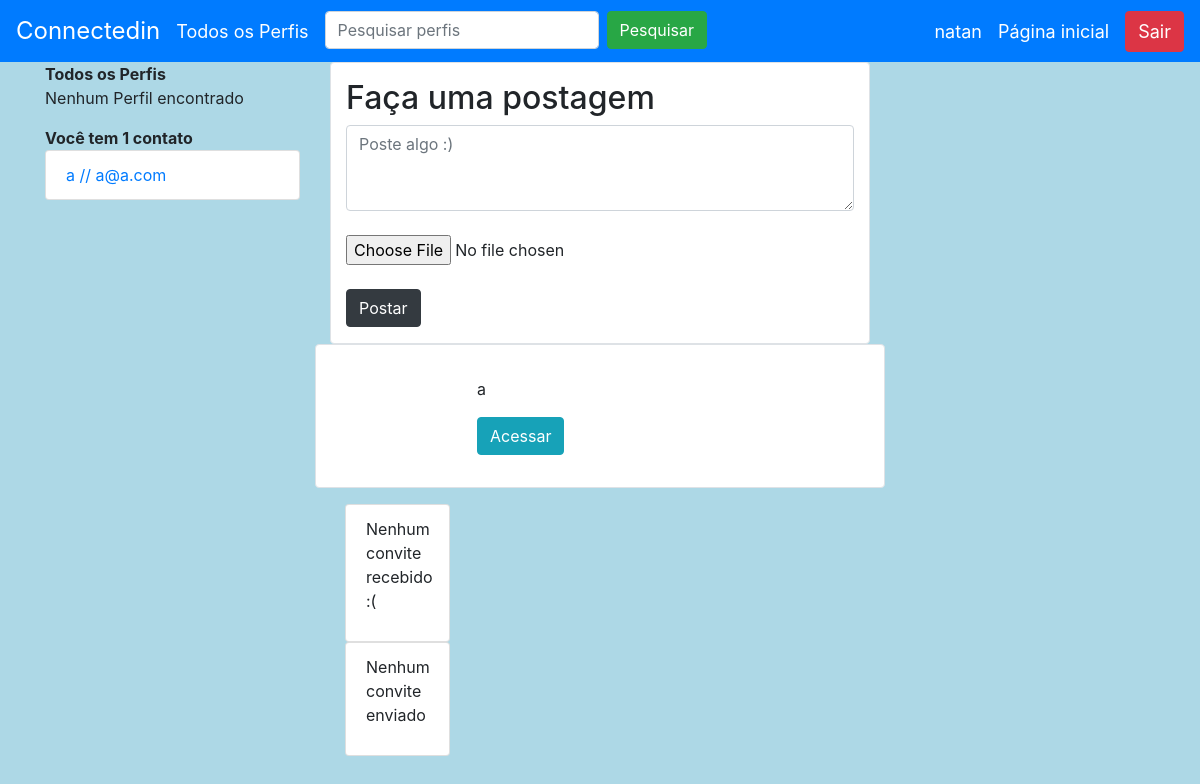
The app's page /buscar/ (signed in) with its own data.
### perfis/models.py (models this page shows, shortened)
class Perfil(models.Model):
    nome = models.CharField(max_length=255, null=False)
    telefone = models.CharField(max_length=15, null=False)
    nome_empresa = models.CharField(max_length=255, null=False)
    contatos = models.ManyToManyField('self')
    imagem_perfil = models.ImageField(null=True, blank=True, upload_to='uploads/fotoperfil/')
    usuario_id = models.OneToOneField(User, related_name='perfil',
                                   on_delete=models.CASCADE)
    @property
    def email(self):
        return self.usuario_id.email
    @property
    def superuser(self):
        return self.usuario_id.is_superuser

### perfis/views.py (the view, shortened to what this page needs)
# urls.py: path('buscar/', views.buscar_usuario, name='buscar_usuario'),
@login_required
def buscar_usuario(request):
    encontrados = Perfil.objects.all()
    if request.method == 'GET':
        dados = {}
        dados['perfil_logado'] = request.user.perfil
        dados['encontrados'] = encontrados
        return render(request, 'busca.html', dados)

### perfis/templates/busca.html (shortened to what this page needs)
{% extends 'base.html' %}
{% load static %}
{% block body %}
<div class="col-lg-6">
        <div class="container bg-white py-3 border rounded">
                <h2 class="panel-heading">Faça uma postagem</h2>
                <form method="post" action="{% url 'add_post' %}" enctype="multipart/form-data">
                    <textarea name="postagem" class="form-control" rows="3" placeholder="Poste algo :)"></textarea><br>
                    <input name="imagem" type="file" class="form-control-file"><br>
                    <button class="btn btn-dark full-w" type="submit" value="Postar">Postar</button>
                </form>
    </div>
<div>
    {% if encontrados %}
    <ul class="list-group full-w">
        {% for encontrado in encontrados %}
        {% if encontrado.id != user.perfil.id %}
        {% if encontrado in user.perfil.contatos.all %}
        <div class="row border rounded mb-3 py-2 px-2 bg-white">
            <div class="col col-md-3 py-5"
                style="background:  {% if encontrado.imagem_perfil %} url('/media/{{ encontrado.imagem_perfil }}') {% else %} url('{% static 'media/img/user.png' %}') {% endif %} ;
                        background-position: center;
                        background-size: cover;
                        border-radius: 5px;"></div>
            <div class="col col-md-9 bg-white py-4">
                <p>{{ encontrado.nome }}</p>
                <div>
                    <a href="{% url 'exibir' encontrado.id %}" class="btn btn-info">Acessar</a>
                </div>
            </div>
        </div>
        {% endif %}
        {% endif %}
        {% endfor %}
    </ul>
    {% else %}
    <div class="full-w alert alert-warning text-center">
        <h2>Nenhum resultado encontrado</h2>
    </div>
    {% endif %}
</div>
{% endblock %}

### perfis/templates/base.html (shortened to what this page needs)
{% load staticfiles %}
<!DOCTYPE html>
<html lang="pt">
    <head>
        <link rel="stylesheet" href="https://stackpath.bootstrapcdn.com/bootstrap/4.1.3/css/bootstrap.min.css">
    </head>
    <body style="background-color:Lightblue;">
            <nav class="navbar navbar-expand-lg navbar-light bg-primary">
                    <a class="navbar-brand" href="{% url 'index' %}"><font color="white" size="5px">Connectedin</font></a>
                    <div class="collapse navbar-collapse" id="textoNavbar">
                        <ul class="navbar-nav mr-auto">
                            <li class="nav-item">
                                <a class="navbar-brand" href="{% url 'buscar_usuario' %}"><font color="white" size="4px">Todos os Perfis</font></a>
                            </li>
                            <li class="nav-item">
                            <form class="form-inline" action="{% url 'buscar_usuario' %}" method="POST">
                                <input class="form-control mr-sm-2" type="search" name="busca" placeholder="Pesquisar perfis" aria-label="Pesquisar">
                                <button class="btn btn-success my-2 my-sm-0" type="submit">Pesquisar</button>
                            </form>
                            </li>
                        </ul>
                        <a class="navbar-brand mr-sm-3" href="{% url 'exibir' perfil_logado.id %}"><font color="white" size="4px">{{ perfil_logado.nome }}</font></a>
                        <a class="navbar-brand" href="{% url 'index' %}"><font color="white" size="4px">Página inicial</font></a>
                        <a href="/logout/"><button type="button" class="btn btn-danger" onclick="return confirm('Deseja sair do connectedIn?');"><font color="white" size="4px">Sair</font></button></a>
                    </div>
            </nav>
            <div class="container">
                    <div class="row">
                            <nav class="col-lg-3">
                                <div class="panel panel-default">
                                    <div class="panel-heading">
                                        <strong>Todos os Perfis</strong>
                                    </div>
                                    {% if perfis %}
                                    <ul class="list-group">
                                        {% for perfil in perfis %}
                                            <li class="list-group-item">
                                                <a href="{% url 'exibir' perfil.id %}">{{ perfil.nome }}</a>
                                                / {{ perfil.email }}
                                            </li>
                                        {% endfor %}
                                    </ul>
                                    {% else %}
                                        <p>Nenhum Perfil encontrado</p>
                                    {% endif %}
                                </div>
                                <div class="panel panel-default">
                                    {% with total_de_contatos=perfil_logado.contatos.count %}
                                        {% if total_de_contatos %}
                                            <div class="panel-heading">
                                                <strong>Você tem {{total_de_contatos}}
                                                contato{{ total_de_contatos|pluralize }}</strong>
                                            </div>
                                            <ul class="list-group">
                                                {% for contato in perfil_logado.contatos.all %}
                                                    <a href="{% url 'exibir' contato.id %}"
                                                        class="list-group-item">{{ contato.nome }} // {{ contato.email }}</a>
                                                {% endfor %}
                                            </ul>
                                        {% else %}
                                            <div class="panel-body">
                                                <ul class="list-group">
                                                    <li class="list-group-item"><p>Você não possui contatos no momento :(</p></li>
                                                </ul>
                                            </div>
                                        {% endif %}
                                    {% endwith %}
                                </div>
                            </nav>
                {% block body %}
                {% endblock %}
                <aside class="col-lg-3">
                    <div class="panel panel-default">
                        {% with total_de_convites=perfil_logado.convites_recebidos.count %}
                            {% if total_de_convites %}
                                <div class="panel-heading">
                                    <strong>Você tem {{ total_de_convites }}
                                    convite{{ total_de_convites|pluralize }}
                                    aguardando aprovação</strong>
                                </div>
                                <ul class="list-group">
                                    {% for convite in perfil_logado.convites_recebidos.all %}
                                        <li class="list-group-item">
                                            {{convite.solicitante.nome}}
                                            <a href="{% url 'recusar' convite.id %}" class="badge btn">recusar</a>
                                            <a href="{% url 'aceitar' convite.id %}" class="badge btn">aceitar</a>
                                        </li>
                                    {% endfor %}
                                </ul>
                            {% else %}
                                <div class="panel-body">
                                    <ul class="list-group">
                                        <li class="list-group-item"><p>Nenhum convite recebido :(</p></li>
                                    </ul>
                                </div>
                            {% endif %}
                        {% endwith %}
                    </div>
                    <div class="panel panel-default">
                        {% with total_de_convites=perfil_logado.convites_feitos.count %}
                            {% if total_de_convites %}
                                <div class="panel-heading">
                                    <strong>Convites enviados</strong>
                                </div>
                                <ul class="list-group">
                                    {% for convite in perfil_logado.convites_feitos.all %}
                                        <li class="list-group-item">
                                            {{convite.convidado.nome}}
                                            <a href="{% url 'recusar' convite.id %}" class="badge btn">cancelar</a>
                                        </li>
                                    {% endfor %}
                                </ul>
                            {% else %}
                                <div class="panel-body">
                                    <ul class="list-group">
                                        <li class="list-group-item"><p>Nenhum convite enviado</p></li>
                                    </ul>
                                </div>
                            {% endif %}
                        {% endwith %}
                    </div>
                </aside>
            </div>
            </div>
    </body>
</html>

### records on screen
Perfil: nome "natan"
Perfil: nome "a", email "a@a.com"

### other values on screen
{{ total_de_contatos }} "1"
